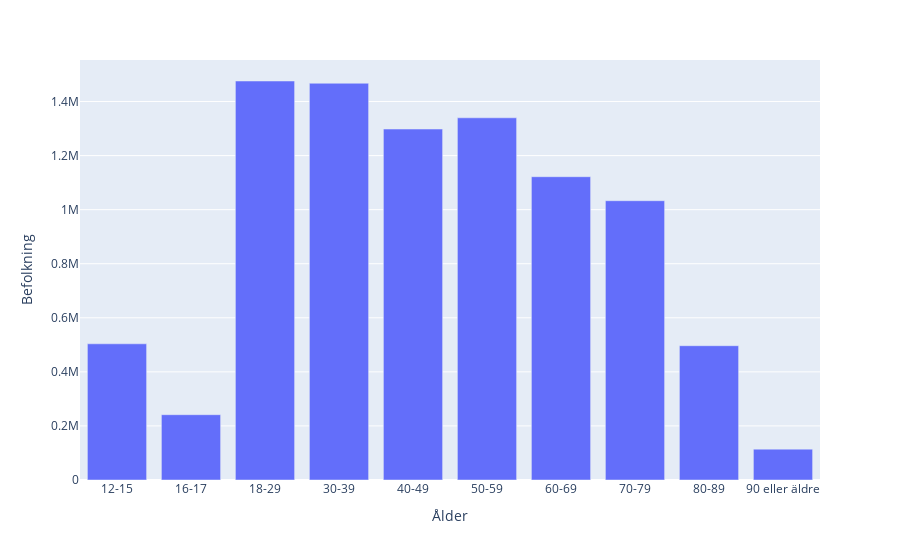

Source (notebook cell):
### Code cell
# Draw a diagram in plotly express showing the age distribution of Sweden's population.

fig = px.bar(ages_population, x=ages_population.index, y='Befolkning')
fig.show()

### Figure 1 — Plotly figure (JSON) as saved in the notebook; plotly's stock layout.template omitted (floating-point values rounded to 4 significant figures)
{"data": [{"alignmentgroup": "True", "hovertemplate": "Ålder=%{x}<br>Befolkning=%{y}<extra></extra>", "legendgroup": "", "marker": {"color": "#636efa", "pattern": {"shape": ""}}, "name": "", "offsetgroup": "", "orientation": "v", "showlegend": false, "textposition": "auto", "type": "bar", "x": ["12-15", "16-17", "18-29", "30-39", "40-49", "50-59", "60-69", "70-79", "80-89", "90 eller äldre"], "xaxis": "x", "y": [503831, 241539, 1475950, 1467590, 1298156, 1339798, 1121922, 1033113, 496750, 114141], "yaxis": "y"}], "layout": {"barmode": "relative", "legend": {"tracegroupgap": 0}, "margin": {"t": 60}, "xaxis": {"anchor": "y", "domain": [0, 1], "title": {"text": "Ålder"}}, "yaxis": {"anchor": "x", "domain": [0, 1], "title": {"text": "Befolkning"}}}}
